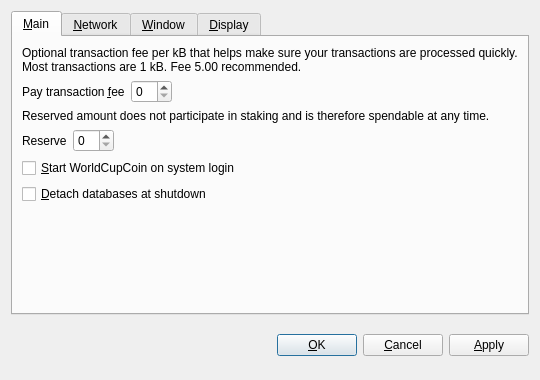
<?xml version="1.0" encoding="UTF-8"?>
<ui version="4.0">
 <class>OptionsDialog</class>
 <widget class="QDialog" name="OptionsDialog">
  <property name="geometry">
   <rect>
    <x>0</x>
    <y>0</y>
    <width>540</width>
    <height>380</height>
   </rect>
  </property>
  <property name="windowTitle">
   <string>Options</string>
  </property>
  <property name="modal">
   <bool>true</bool>
  </property>
  <layout class="QVBoxLayout" name="verticalLayout">
   <item>
    <widget class="QTabWidget" name="tabWidget">
     <property name="tabPosition">
      <enum>QTabWidget::North</enum>
     </property>
     <property name="currentIndex">
      <number>0</number>
     </property>
     <widget class="QWidget" name="tabMain">
      <attribute name="title">
       <string>&amp;Main</string>
      </attribute>
      <layout class="QVBoxLayout" name="verticalLayout_Main">
       <item>
        <widget class="QLabel" name="transactionFeeInfoLabel">
         <property name="text">
          <string>Optional transaction fee per kB that helps make sure your transactions are processed quickly. Most transactions are 1 kB. Fee 5.00 recommended.</string>
         </property>
         <property name="textFormat">
          <enum>Qt::PlainText</enum>
         </property>
         <property name="wordWrap">
          <bool>true</bool>
         </property>
        </widget>
       </item>
       <item>
        <layout class="QHBoxLayout" name="horizontalLayoutFee">
         <item>
          <widget class="QLabel" name="transactionFeeLabel">
           <property name="text">
            <string>Pay transaction &amp;fee</string>
           </property>
           <property name="textFormat">
            <enum>Qt::PlainText</enum>
           </property>
           <property name="buddy">
            <cstring>transactionFee</cstring>
           </property>
          </widget>
         </item>
         <item>
          <widget class="BitcoinAmountField" name="transactionFee"/>
         </item>
         <item>
          <spacer name="horizontalSpacerFee">
           <property name="orientation">
            <enum>Qt::Horizontal</enum>
           </property>
           <property name="sizeHint" stdset="0">
            <size>
             <width>40</width>
             <height>20</height>
            </size>
           </property>
          </spacer>
         </item>
        </layout>
       </item>
       <item>
        <widget class="QLabel" name="reserveBalanceInfoLabel">
         <property name="text">
          <string>Reserved amount does not participate in staking and is therefore spendable at any time.</string>
         </property>
         <property name="textFormat">
          <enum>Qt::PlainText</enum>
         </property>
         <property name="wordWrap">
          <bool>true</bool>
         </property>
        </widget>
       </item>
       <item>
        <layout class="QHBoxLayout" name="horizontalLayoutReserveBalance">
         <item>
          <widget class="QLabel" name="reserveBalanceLabel">
           <property name="text">
            <string>Reserve</string>
           </property>
           <property name="textFormat">
            <enum>Qt::PlainText</enum>
           </property>
           <property name="buddy">
            <cstring>reserveBalance</cstring>
           </property>
          </widget>
         </item>
         <item>
          <widget class="BitcoinAmountField" name="reserveBalance"/>
         </item>
         <item>
          <spacer name="horizontalSpacerReserveBalance">
           <property name="orientation">
            <enum>Qt::Horizontal</enum>
           </property>
           <property name="sizeHint" stdset="0">
            <size>
             <width>40</width>
             <height>20</height>
            </size>
           </property>
          </spacer>
         </item>
        </layout>
       </item>
       <item>
        <widget class="QCheckBox" name="bitcoinAtStartup">
         <property name="toolTip">
          <string>Automatically start WorldCupCoin after logging in to the system.</string>
         </property>
         <property name="text">
          <string>&amp;Start WorldCupCoin on system login</string>
         </property>
        </widget>
       </item>
       <item>
        <widget class="QCheckBox" name="detachDatabases">
         <property name="toolTip">
          <string>Detach block and address databases at shutdown. This means they can be moved to another data directory, but it slows down shutdown. The wallet is always detached.</string>
         </property>
         <property name="text">
          <string>&amp;Detach databases at shutdown</string>
         </property>
        </widget>
       </item>
       <item>
        <spacer name="verticalSpacer_Main">
         <property name="orientation">
          <enum>Qt::Vertical</enum>
         </property>
         <property name="sizeHint" stdset="0">
          <size>
           <width>20</width>
           <height>40</height>
          </size>
         </property>
        </spacer>
       </item>
      </layout>
     </widget>
     <widget class="QWidget" name="tabNetwork">
      <attribute name="title">
       <string>&amp;Network</string>
      </attribute>
      <layout class="QVBoxLayout" name="verticalLayout_Network">
       <item>
        <widget class="QCheckBox" name="mapPortUpnp">
         <property name="toolTip">
          <string>Automatically open the WorldCupCoin client port on the router. This only works when your router supports UPnP and it is enabled.</string>
         </property>
         <property name="text">
          <string>Map port using &amp;UPnP</string>
         </property>
        </widget>
       </item>
       <item>
        <widget class="QCheckBox" name="connectSocks">
         <property name="toolTip">
          <string>Connect to the WorldCupCoin network through a SOCKS proxy (e.g. when connecting through Tor).</string>
         </property>
         <property name="text">
          <string>&amp;Connect through SOCKS proxy:</string>
         </property>
        </widget>
       </item>
       <item>
        <layout class="QHBoxLayout" name="horizontalLayout_Network">
         <item>
          <widget class="QLabel" name="proxyIpLabel">
           <property name="text">
            <string>Proxy &amp;IP:</string>
           </property>
           <property name="textFormat">
            <enum>Qt::PlainText</enum>
           </property>
           <property name="buddy">
            <cstring>proxyIp</cstring>
           </property>
          </widget>
         </item>
         <item>
          <widget class="QValidatedLineEdit" name="proxyIp">
           <property name="maximumSize">
            <size>
             <width>140</width>
             <height>16777215</height>
            </size>
           </property>
           <property name="toolTip">
            <string>IP address of the proxy (e.g. 127.0.0.1)</string>
           </property>
          </widget>
         </item>
         <item>
          <widget class="QLabel" name="proxyPortLabel">
           <property name="text">
            <string>&amp;Port:</string>
           </property>
           <property name="textFormat">
            <enum>Qt::PlainText</enum>
           </property>
           <property name="buddy">
            <cstring>proxyPort</cstring>
           </property>
          </widget>
         </item>
         <item>
          <widget class="QLineEdit" name="proxyPort">
           <property name="maximumSize">
            <size>
             <width>55</width>
             <height>16777215</height>
            </size>
           </property>
           <property name="toolTip">
            <string>Port of the proxy (e.g. 9050)</string>
           </property>
          </widget>
         </item>
         <item>
          <widget class="QLabel" name="socksVersionLabel">
           <property name="text">
            <string>SOCKS &amp;Version:</string>
           </property>
           <property name="textFormat">
            <enum>Qt::PlainText</enum>
           </property>
           <property name="buddy">
            <cstring>socksVersion</cstring>
           </property>
          </widget>
         </item>
         <item>
          <widget class="QValueComboBox" name="socksVersion">
           <property name="toolTip">
            <string>SOCKS version of the proxy (e.g. 5)</string>
           </property>
          </widget>
         </item>
         <item>
          <spacer name="horizontalSpacer_Network">
           <property name="orientation">
            <enum>Qt::Horizontal</enum>
           </property>
           <property name="sizeHint" stdset="0">
            <size>
             <width>40</width>
             <height>20</height>
            </size>
           </property>
          </spacer>
         </item>
        </layout>
       </item>
       <item>
        <spacer name="verticalSpacer_Network">
         <property name="orientation">
          <enum>Qt::Vertical</enum>
         </property>
         <property name="sizeHint" stdset="0">
          <size>
           <width>20</width>
           <height>40</height>
          </size>
         </property>
        </spacer>
       </item>
      </layout>
     </widget>
     <widget class="QWidget" name="tabWindow">
      <attribute name="title">
       <string>&amp;Window</string>
      </attribute>
      <layout class="QVBoxLayout" name="verticalLayout_Window">
       <item>
        <widget class="QCheckBox" name="minimizeToTray">
         <property name="toolTip">
          <string>Show only a tray icon after minimizing the window.</string>
         </property>
         <property name="text">
          <string>&amp;Minimize to the tray instead of the taskbar</string>
         </property>
        </widget>
       </item>
       <item>
        <widget class="QCheckBox" name="minimizeOnClose">
         <property name="toolTip">
          <string>Minimize instead of exit the application when the window is closed. When this option is enabled, the application will be closed only after selecting Quit in the menu.</string>
         </property>
         <property name="text">
          <string>M&amp;inimize on close</string>
         </property>
        </widget>
       </item>
       <item>
        <spacer name="verticalSpacer_Window">
         <property name="orientation">
          <enum>Qt::Vertical</enum>
         </property>
         <property name="sizeHint" stdset="0">
          <size>
           <width>20</width>
           <height>40</height>
          </size>
         </property>
        </spacer>
       </item>
      </layout>
     </widget>
     <widget class="QWidget" name="tabDisplay">
      <attribute name="title">
       <string>&amp;Display</string>
      </attribute>
      <layout class="QVBoxLayout" name="verticalLayout_Display">
       <item>
        <layout class="QHBoxLayout" name="horizontalLayout_1_Display">
         <item>
          <widget class="QLabel" name="langLabel">
           <property name="text">
            <string>User Interface &amp;language:</string>
           </property>
           <property name="textFormat">
            <enum>Qt::PlainText</enum>
           </property>
           <property name="buddy">
            <cstring>lang</cstring>
           </property>
          </widget>
         </item>
         <item>
          <widget class="QValueComboBox" name="lang">
           <property name="toolTip">
            <string>The user interface language can be set here. This setting will take effect after restarting WorldCupCoin.</string>
           </property>
          </widget>
         </item>
        </layout>
       </item>
       <item>
        <layout class="QHBoxLayout" name="horizontalLayout_2_Display">
         <item>
          <widget class="QLabel" name="unitLabel">
           <property name="text">
            <string>&amp;Unit to show amounts in:</string>
           </property>
           <property name="textFormat">
            <enum>Qt::PlainText</enum>
           </property>
           <property name="buddy">
            <cstring>unit</cstring>
           </property>
          </widget>
         </item>
         <item>
          <widget class="QValueComboBox" name="unit">
           <property name="toolTip">
            <string>Choose the default subdivision unit to show in the interface and when sending coins.</string>
           </property>
          </widget>
         </item>
        </layout>
       </item>
       <item>
        <widget class="QCheckBox" name="displayAddresses">
         <property name="toolTip">
          <string>Whether to show WorldCupCoin addresses in the transaction list or not.</string>
         </property>
         <property name="text">
          <string>&amp;Display addresses in transaction list</string>
         </property>
        </widget>
       </item>
       <item>
        <widget class="QCheckBox" name="coinControlFeatures">
         <property name="toolTip">
          <string>Whether to show coin control features or not.</string>
         </property>
         <property name="text">
          <string>Display coin &amp;control features (experts only!)</string>
         </property>
        </widget>
       </item>
       <item>
        <spacer name="verticalSpacer_Display">
         <property name="orientation">
          <enum>Qt::Vertical</enum>
         </property>
         <property name="sizeHint" stdset="0">
          <size>
           <width>20</width>
           <height>40</height>
          </size>
         </property>
        </spacer>
       </item>
      </layout>
     </widget>
    </widget>
   </item>
   <item>
    <layout class="QHBoxLayout" name="horizontalLayout_Buttons">
     <item>
      <spacer name="horizontalSpacer_1">
       <property name="orientation">
        <enum>Qt::Horizontal</enum>
       </property>
       <property name="sizeHint" stdset="0">
        <size>
         <width>40</width>
         <height>48</height>
        </size>
       </property>
      </spacer>
     </item>
     <item>
      <widget class="QLabel" name="statusLabel">
       <property name="font">
        <font>
         <weight>75</weight>
         <bold>true</bold>
        </font>
       </property>
       <property name="text">
        <string/>
       </property>
       <property name="textFormat">
        <enum>Qt::PlainText</enum>
       </property>
       <property name="wordWrap">
        <bool>true</bool>
       </property>
      </widget>
     </item>
     <item>
      <spacer name="horizontalSpacer_2">
       <property name="orientation">
        <enum>Qt::Horizontal</enum>
       </property>
       <property name="sizeHint" stdset="0">
        <size>
         <width>40</width>
         <height>48</height>
        </size>
       </property>
      </spacer>
     </item>
     <item>
      <widget class="QPushButton" name="okButton">
       <property name="text">
        <string>&amp;OK</string>
       </property>
      </widget>
     </item>
     <item>
      <widget class="QPushButton" name="cancelButton">
       <property name="text">
        <string>&amp;Cancel</string>
       </property>
       <property name="autoDefault">
        <bool>false</bool>
       </property>
      </widget>
     </item>
     <item>
      <widget class="QPushButton" name="applyButton">
       <property name="text">
        <string>&amp;Apply</string>
       </property>
       <property name="autoDefault">
        <bool>false</bool>
       </property>
      </widget>
     </item>
    </layout>
   </item>
  </layout>
 </widget>
 <customwidgets>
  <customwidget>
   <class>BitcoinAmountField</class>
   <extends>QSpinBox</extends>
   <header>bitcoinamountfield.h</header>
  </customwidget>
  <customwidget>
   <class>QValueComboBox</class>
   <extends>QComboBox</extends>
   <header>qvaluecombobox.h</header>
  </customwidget>
  <customwidget>
   <class>QValidatedLineEdit</class>
   <extends>QLineEdit</extends>
   <header>qvalidatedlineedit.h</header>
  </customwidget>
 </customwidgets>
 <resources/>
 <connections/>
</ui>
